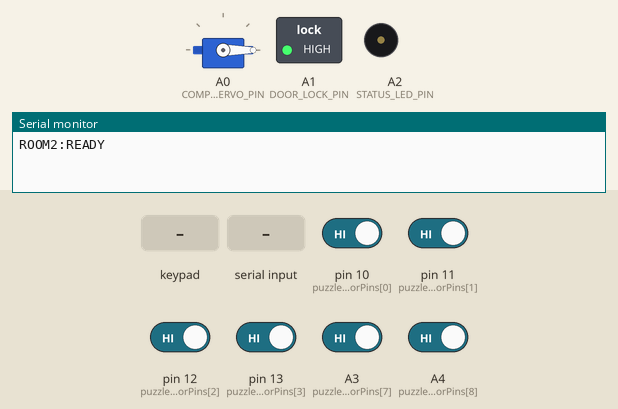
The sketch below on a simulated Arduino Uno, built with avr-gcc and run on an emulated ATmega328P. Parts: servo, switched loads named in the sketch (green lamp = pin HIGH), buzzer (waves = sounding), the last lines printed to the serial monitor. The inputs (shaded band) are chosen by the test bench; at power-on: A3 (puzzleSensorPins[7]), A4 (puzzleSensorPins[8]), pin 10 (puzzleSensorPins[0]), pin 11 (puzzleSensorPins[1]), pin 12 (puzzleSensorPins[2]), pin 13 (puzzleSensorPins[3]) HIGH. Pins used as bus, display or sensor lines are not drawn.

Above: at 1.2 s.
1.3 s: key '#' pressed
4.3 s: keypad keys 2 4 7 1 pressed 0.4 s apart
At 6.7 s:
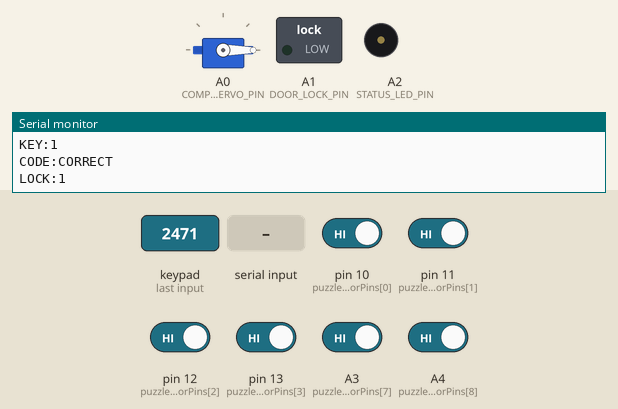
7.4 s: "OPEN_COMPARTMENT\n" received over Serial
At 8.2 s:
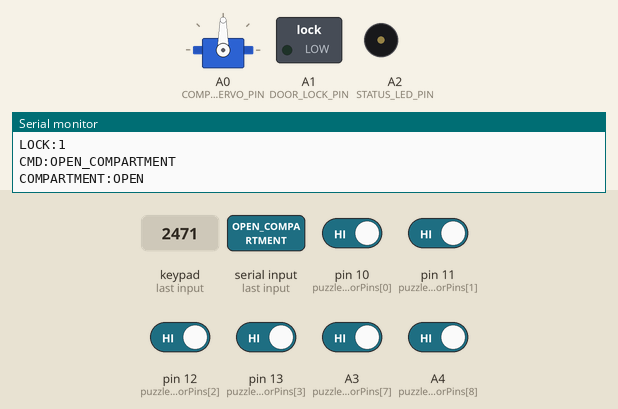
8.9 s: key '*' pressed
At 10.4 s:
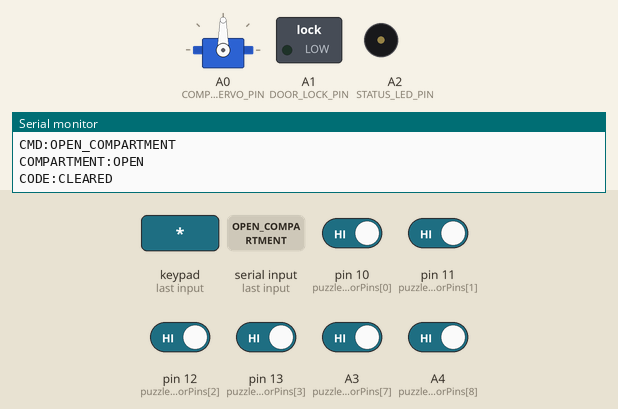
Timing chart, 0 to 11.9 s (numbered marks = the images above; inputs shaded):
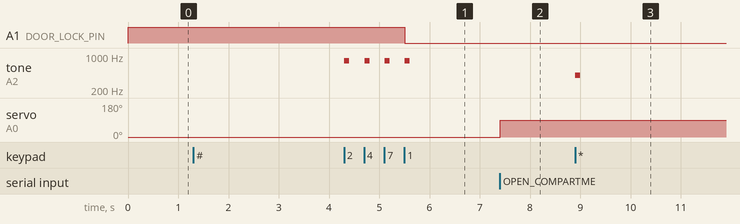

The sketch:

room2.ino
```cpp
// Room 2: Martin's Room (The Study)
// Controls: Combination lock, jigsaw puzzle sensors, hidden compartment

#include <Keypad.h>
#include <Servo.h>

// Keypad setup (4x4 matrix)
const byte ROWS = 4;
const byte COLS = 4;
char keys[ROWS][COLS] = {
  {'1','2','3','A'},
  {'4','5','6','B'},
  {'7','8','9','C'},
  {'*','0','#','D'}
};
byte rowPins[ROWS] = {2, 3, 4, 5};
byte colPins[COLS] = {6, 7, 8, 9};
Keypad keypad = Keypad(makeKeymap(keys), rowPins, colPins, ROWS, COLS);

// Jigsaw puzzle sensors (magnetic reed switches)
const int PUZZLE_SENSOR_COUNT = 9;  // For 9-piece puzzle
const int puzzleSensorPins[PUZZLE_SENSOR_COUNT] = {10, 11, 12, 13, A0, A1, A2, A3, A4};

// Servo for hidden compartment
Servo compartmentServo;
const int COMPARTMENT_SERVO_PIN = 14;  // Analog 0 as digital

// Electromagnetic lock for door
const int DOOR_LOCK_PIN = 15;  // Analog 1 as digital

// Status LEDs
const int STATUS_LED_PIN = 16;  // Analog 2 as digital

// Variables
String combination = "2471";  // Default combination from clue 2471Y
String enteredCode = "";
bool lockOpen = false;
bool puzzleComplete = false;
bool compartmentOpen = false;
unsigned long lastKeyTime = 0;
const unsigned long CODE_TIMEOUT = 10000;  // 10 seconds to enter code

// Serial communication
String inputString = "";
bool stringComplete = false;

void setup() {
  Serial.begin(115200);

  // Initialize keypad

  // Initialize puzzle sensors
  for (int i = 0; i < PUZZLE_SENSOR_COUNT; i++) {
    pinMode(puzzleSensorPins[i], INPUT_PULLUP);
  }

  // Initialize servo
  compartmentServo.attach(COMPARTMENT_SERVO_PIN);
  compartmentServo.write(0);  // Closed position

  // Initialize lock and LED
  pinMode(DOOR_LOCK_PIN, OUTPUT);
  pinMode(STATUS_LED_PIN, OUTPUT);

  // Start with door locked
  digitalWrite(DOOR_LOCK_PIN, HIGH);  // HIGH = locked
  digitalWrite(STATUS_LED_PIN, LOW);

  // Reserve serial buffer
  inputString.reserve(200);

  Serial.println("ROOM2:READY");
}

void loop() {
  // Check serial commands
  if (stringComplete) {
    processCommand(inputString);
    inputString = "";
    stringComplete = false;
  }

  // Handle keypad input
  char key = keypad.getKey();
  if (key) {
    handleKeypress(key);
  }

  // Check puzzle completion
  checkPuzzle();

  // Check for code entry timeout
  if (enteredCode.length() > 0 && millis() - lastKeyTime > CODE_TIMEOUT) {
    enteredCode = "";
    Serial.println("CODE:TIMEOUT");
    blinkLED(3, 200);  // 3 fast blinks for timeout
  }

  // Update status LED
  digitalWrite(STATUS_LED_PIN, lockOpen ? HIGH : LOW);

  delay(10);
}

void handleKeypress(char key) {
  lastKeyTime = millis();

  if (key >= '0' && key <= '9') {
    // Number key
    enteredCode += key;
    Serial.print("KEY:");
    Serial.println(key);

    // Provide feedback
    tone(STATUS_LED_PIN, 800, 100);

    if (enteredCode.length() == 4) {
      // Check combination
      if (enteredCode == combination) {
        // Correct code!
        lockOpen = true;
        digitalWrite(DOOR_LOCK_PIN, LOW);  // Unlock door
        Serial.println("CODE:CORRECT");
        Serial.println("LOCK:1");
        blinkLED(5, 100);  // 5 quick blinks for success

        // Reset for next entry
        enteredCode = "";
      } else {
        // Incorrect code
        Serial.println("CODE:INCORRECT");
        blinkLED(2, 500);  // 2 long blinks for error
        enteredCode = "";
      }
    }
  } else if (key == '*') {
    // Clear entered code
    enteredCode = "";
    Serial.println("CODE:CLEARED");
    tone(STATUS_LED_PIN, 400, 100);
  } else if (key == '#') {
    // Force check current code (even if not 4 digits)
    if (enteredCode == combination) {
      lockOpen = true;
      digitalWrite(DOOR_LOCK_PIN, LOW);
      Serial.println("CODE:CORRECT");
      Serial.println("LOCK:1");
      blinkLED(5, 100);
    } else {
      Serial.println("CODE:INCORRECT");
      blinkLED(2, 500);
    }
    enteredCode = "";
  }
}

void checkPuzzle() {
  // Check all puzzle sensors
  int piecesPlaced = 0;

  for (int i = 0; i < PUZZLE_SENSOR_COUNT; i++) {
    if (digitalRead(puzzleSensorPins[i]) == LOW) {  // LOW when magnet is near (reed switch closed)
      piecesPlaced++;
    }
  }

  // If all pieces placed and not already complete
  if (piecesPlaced == PUZZLE_SENSOR_COUNT && !puzzleComplete) {
    puzzleComplete = true;
    Serial.println("PUZZLE:1");

    // Open hidden compartment
    openCompartment();
  } else if (piecesPlaced < PUZZLE_SENSOR_COUNT && puzzleComplete) {
    // Puzzle was complete but now pieces removed
    puzzleComplete = false;
    Serial.println("PUZZLE:0");

    // Close compartment if open
    closeCompartment();
  }
}

void openCompartment() {
  if (!compartmentOpen) {
    compartmentServo.write(90);  // Open position
    delay(500);
    compartmentOpen = true;
    Serial.println("COMPARTMENT:OPEN");
  }
}

void closeCompartment() {
  if (compartmentOpen) {
    compartmentServo.write(0);  // Closed position
    delay(500);
    compartmentOpen = false;
    Serial.println("COMPARTMENT:CLOSED");
  }
}

void blinkLED(int count, int delayMs) {
  for (int i = 0; i < count; i++) {
    digitalWrite(STATUS_LED_PIN, HIGH);
    delay(delayMs);
    digitalWrite(STATUS_LED_PIN, LOW);
    if (i < count - 1) delay(delayMs);
  }
}

void serialEvent() {
  while (Serial.available()) {
    char inChar = (char)Serial.read();
    if (inChar == '\n') {
      stringComplete = true;
    } else {
      inputString += inChar;
    }
  }
}

void processCommand(String command) {
  command.trim();
  Serial.print("CMD:");
  Serial.println(command);

  if (command.startsWith("SET_COMBO:")) {
    String newCombo = command.substring(10);
    if (newCombo.length() == 4 && newCombo.toInt() > 0) {
      combination = newCombo;
      Serial.print("COMBO_SET:");
      Serial.println(combination);
    }
  }

  else if (command.startsWith("CHECK_COMBO:")) {
    String attempt = command.substring(12);
    if (attempt == combination) {
      lockOpen = true;
      digitalWrite(DOOR_LOCK_PIN, LOW);
      Serial.println("LOCK:1");
    } else {
      Serial.println("LOCK:0");
    }
  }

  else if (command == "OPEN_LOCK") {
    lockOpen = true;
    digitalWrite(DOOR_LOCK_PIN, LOW);
    Serial.println("LOCK:1");
  }

  else if (command == "GET_PUZZLE_STATUS" || command == "PUZZLE_STATUS") {
    Serial.print("PUZZLE:");
    Serial.println(puzzleComplete ? "1" : "0");
  }

  else if (command == "GET_COMPARTMENT_STATUS") {
    Serial.print("COMPARTMENT:");
    Serial.println(compartmentOpen ? "OPEN" : "CLOSED");
  }

  else if (command == "OPEN_COMPARTMENT") {
    openCompartment();
  }

  else if (command == "CLOSE_COMPARTMENT") {
    closeCompartment();
  }

  else if (command == "DOOR_UNLOCK") {
    digitalWrite(DOOR_LOCK_PIN, LOW);
    lockOpen = true;
    Serial.println("DOOR:UNLOCKED");
  }

  else if (command == "DOOR_LOCK") {
    digitalWrite(DOOR_LOCK_PIN, HIGH);
    lockOpen = false;
    Serial.println("DOOR:LOCKED");
  }

  else if (command == "PING") {
    Serial.println("PONG");
  }

  else if (command == "RESET") {
    // Reset all states
    combination = "2471";
    enteredCode = "";
    lockOpen = false;
    puzzleComplete = false;
    compartmentOpen = false;
    digitalWrite(DOOR_LOCK_PIN, HIGH);
    closeCompartment();
    Serial.println("RESET:DONE");
  }

  else if (command == "STATUS") {
    Serial.print("STATUS:LOCK=");
    Serial.print(lockOpen ? "OPEN" : "LOCKED");
    Serial.print(",PUZZLE=");
    Serial.print(puzzleComplete ? "COMPLETE" : "INCOMPLETE");
    Serial.print(",COMPARTMENT=");
    Serial.print(compartmentOpen ? "OPEN" : "CLOSED");
    Serial.print(",CODE=");
    Serial.println(combination);
  }
}
```

Measured:
- after the input at 4.3 s, A1 (DOOR_LOCK_PIN): HIGH → LOW after 1.2 s; tone on A2 (STATUS_LED_PIN): alternates 800 Hz for 0.10 s and silent for 0.30 s, 8 changes in all, then stays silent, starting at once
- after the input at 7.4 s, servo on A0 (COMPARTMENT_SERVO_PIN): 0° → 90° at once
- after the input at 8.9 s, tone on A2 (STATUS_LED_PIN): silent → 400 Hz at once, → silent 0.10 s later
